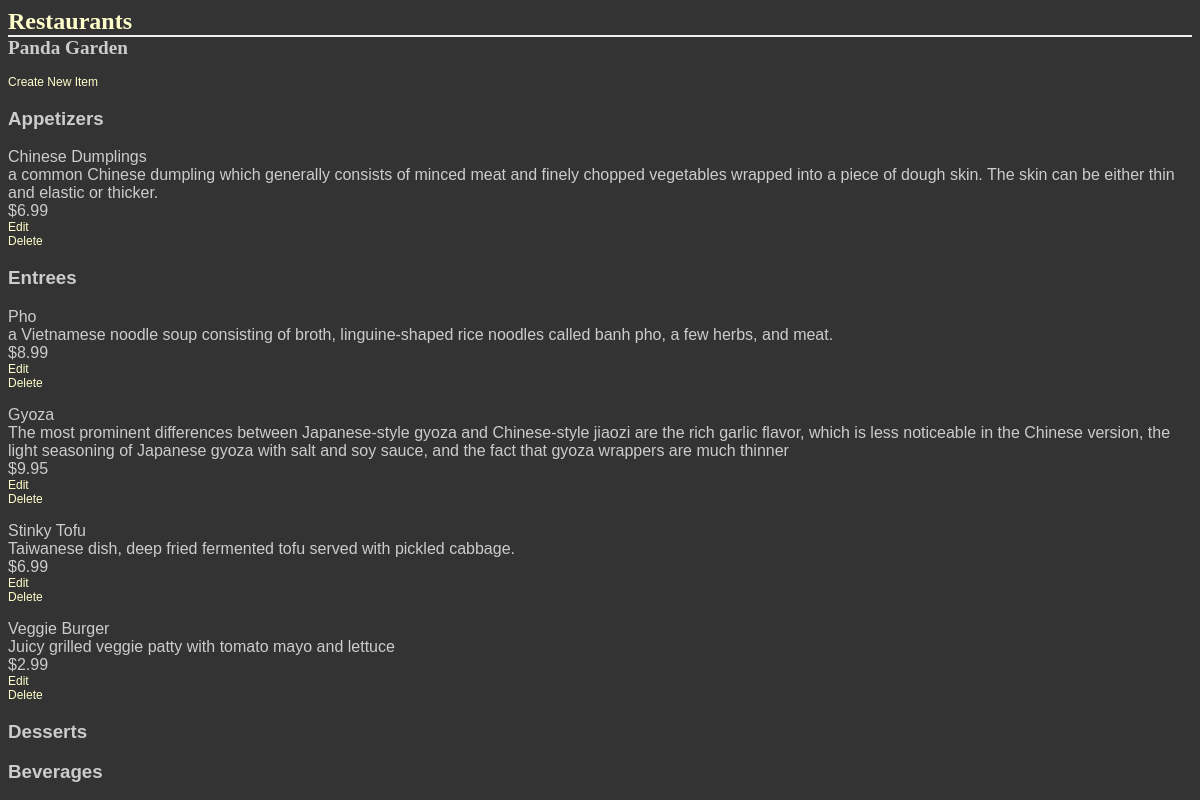
Page /restaurant/4/menu/ on the committed database.
### database_setup.py (models this page shows, shortened)
class Restaurant(Base):
    __tablename__ = 'restaurant'
    name = Column(String(80), nullable=False)
    id = Column(Integer, primary_key=True)

class MenuItem(Base):
    __tablename__ = 'menu_item'
    name = Column(String(80), nullable=False)
    id = Column(Integer, primary_key=True)
    course = Column(String(250))
    description = Column(String(250))
    price = Column(String(8))
    restaurant_id = Column(Integer, ForeignKey('restaurant.id'))
    restaurant = relationship(Restaurant)

### finalProject.py (the view)
@app.route('/restaurant/<int:restaurant_id>/')
@app.route('/restaurant/<int:restaurant_id>/menu/')
def restaurantMenu(restaurant_id):
    restaurant = session.query(Restaurant).filter_by(id=restaurant_id).one()
    items = session.query(MenuItem).filter_by(restaurant_id=restaurant.id)
    return render_template('menu.html', restaurant=restaurant, items=items)

### templates/menu.html (shortened to what this page needs)
<html>
<head>
  <link rel="stylesheet" href="{{url_for('static', filename='styles.css')}}">
</head>
  <body>
    <h1>
      <a href="/">Restaurants</a>
    </h1>
    <h2>{{restaurant.name}}</h2>
    <p>
      <a href="{{url_for('newMenuItem', restaurant_id=restaurant.id)}}">
        Create New Item
      </a>
    </p>
    {% for course in ['Appetizer', 'Entree', 'Dessert', 'Beverage'] %}
      <h3>{{course}}s</h3>
      {% for i in items %}
      {% if i.course == course %}
      <div>
        <p>{{i.name}}
          <br>
          {{i.description}}
          <br>
          {{i.price}}
          <br>
          <a href="{{url_for('editMenuItem', restaurant_id = restaurant.id, menu_id = i.id) }}">Edit</a>
          <br>
          <a href = "{{url_for('deleteMenuItem', restaurant_id = restaurant.id, menu_id = i.id ) }}">Delete</a>
        </p>
      </div>
      {% endif %}
    {% endfor %}
    {% endfor %}
  </body>
</html>

### static/styles.css (style rules this page uses)
body { font-family: sans-serif; background-color: #333333; background-image: url('https://cloud.githubusercontent.com/assets/9041401/6119508/7cbced14-b07e-11e4-9dbd-f01488203879.jpg') }
h1, h2, h3, h4 { color: #CCCCCC; }
h1, h2 { font-family: 'Georgia', serif; margin: 0; }
h1 { border-bottom: 2px solid #eee; }
h2 { font-size: 1.2em; }
p { color: #CCCCCC; }
a { text-decoration: none; color: #FFFFCC; font-size: .75em; }

### rows in the picture
Restaurant: name "Panda Garden"
MenuItem: name "Chinese Dumplings", description "a common Chinese dumpling which generally consists of minced meat and finely chopped vegetables wrapped into a piece of dough skin. The skin can be either thin and elastic or thicker.", price "$6.99"
MenuItem: name "Pho", description "a Vietnamese noodle soup consisting of broth, linguine-shaped rice noodles called banh pho, a few herbs, and meat.", price "$8.99"
MenuItem: name "Gyoza", description "The most prominent differences between Japanese-style gyoza and Chinese-style jiaozi are the rich garlic flavor, which is less noticeable in the Chinese version, the light seasoning of Japanese gyoza with salt and soy sauce, and the fact that gyoza wrappers are much thinner", price "$9.95"
MenuItem: name "Stinky Tofu", description "Taiwanese dish, deep fried fermented tofu served with pickled cabbage.", price "$6.99"
MenuItem: name "Veggie Burger", description "Juicy grilled veggie patty with tomato mayo and lettuce", price "$2.99"

### other values in the picture
{{ course }} "Appetizer" "Entree" "Dessert" "Beverage"
